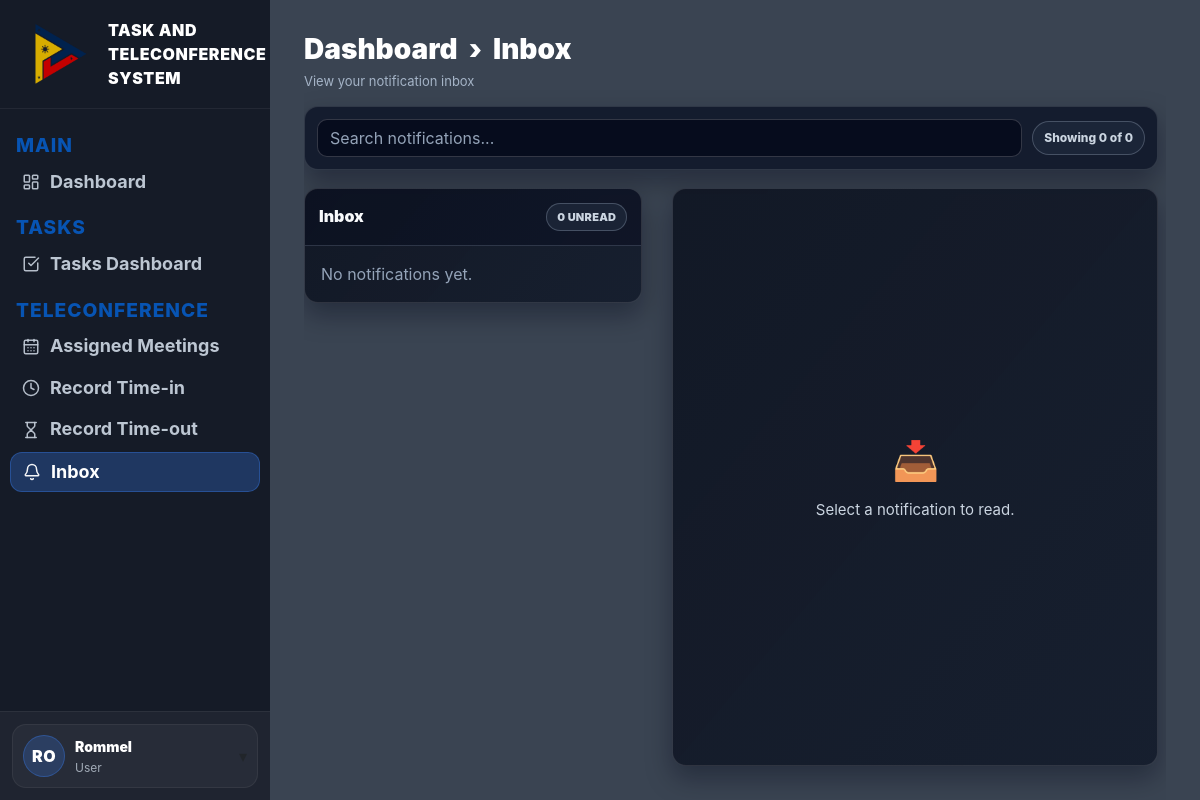
Before: /inbox (signed in) with the older database file.
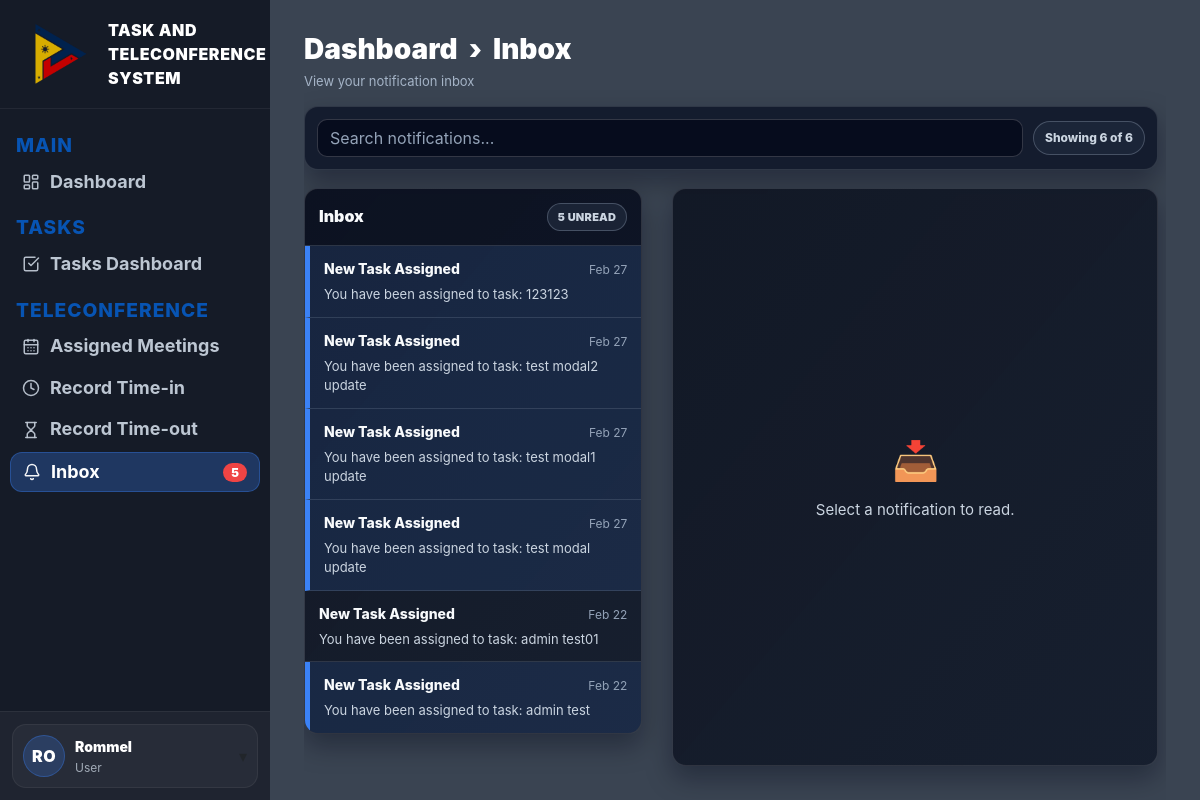
After: the same page with the newer database file.
### website/models.py (models this page shows, shortened)
class User(db.Model, UserMixin):
    id = db.Column(db.Integer, primary_key=True)
    email = db.Column(db.String(150), unique=True)
    password = db.Column(db.String(150))
    firstname = db.Column(db.String(150))
    is_admin = db.Column(db.Boolean, default=False)
    last_login = db.Column(db.DateTime(timezone=True), nullable=True)
    role = db.Column(db.String(20), default="user")
    notes = db.relationship('Note')
    notifications = db.relationship('Notification', lazy=True, cascade="all, delete-orphan")

class Notification(db.Model):
    id = db.Column(db.Integer, primary_key=True)
    title = db.Column(db.String(200), nullable=False)
    message = db.Column(db.String(2000), nullable=False)
    is_read = db.Column(db.Boolean, default=False)
    created_at = db.Column(db.DateTime(timezone=True), default=datetime.utcnow)
    user_id = db.Column(db.Integer, db.ForeignKey('user.id'), nullable=False)

### website/views.py (the view)
@views.route('/inbox')
@login_required
def inbox():
    notifications = Notification.query.filter_by(user_id=current_user.id)\
        .order_by(Notification.created_at.desc()).all()
    unread_count = Notification.query.filter_by(user_id=current_user.id, is_read=False).count()
    return render_template(
        "inbox.html",
        user=current_user,
        notifications=notifications,
        notification_count=unread_count
    )

### website/templates/inbox.html (shortened to what this page needs)
{% extends "base.html" %}
{% block content %}
{% set ns = namespace(total=0, unread=0) %}
{% if notifications %}
  {% for n in notifications %}
    {% set ns.total = ns.total + 1 %}
    {% if not n.is_read %}
      {% set ns.unread = ns.unread + 1 %}
    {% endif %}
  {% endfor %}
{% endif %}
  <main class="main-inner">
    <div class="ib-wrap">
      <div class="td-title">Dashboard &nbsp;&rsaquo;&nbsp; Inbox</div>
      <div class="td-sub">View your notification inbox</div>
      <section class="ib-toolbar" aria-label="Inbox filters">
        <input id="mailSearch" type="text" class="form-control" placeholder="Search notifications..." autocomplete="off">
        <div id="visibleCount" class="ib-visible-count">Showing {{ ns.total }} of {{ ns.total }}</div>
      </section>
      <div class="container-fluid px-0 py-1">
        <div class="row">
          <div class="col-lg-5 col-md-6 mb-3">
            <div class="mail-panel">
              <div class="mail-toolbar">
                <h4 class="mail-title">Inbox</h4>
                <span class="ib-mail-chip">{{ ns.unread }} unread</span>
              </div>
              <div class="mail-list" id="mailList">
                {% if notifications and notifications|length > 0 %}
                  {% for n in notifications %}
                    <button type="button"
                            class="mail-item {% if not n.is_read %}unread{% endif %}"
                            data-title="{{ n.title|e }}"
                            data-message="{{ n.message|e }}"
                            data-date="{{ n.created_at.strftime('%b %d, %Y %I:%M %p') }}"
                            data-id="{{ n.id }}"
                            data-read="{{ 1 if n.is_read else 0 }}">
                      <div class="mail-item-top">
                        <div class="mail-subject">{{ n.title }}</div>
                        <div class="mail-date">{{ n.created_at.strftime('%b %d') }}</div>
                      </div>
                      <div class="mail-preview">{{ n.message }}</div>
                    </button>
                  {% endfor %}
                {% else %}
                  <div class="ib-muted p-3">No notifications yet.</div>
                {% endif %}
              </div>
            </div>
          </div>
          <div class="col-lg-7 col-md-6">
            <div class="reader-panel" id="readerPanel">
              <div class="reader-empty">
                <div class="reader-icon">&#128229;</div>
                <div class="reader-text">Select a notification to read.</div>
              </div>
            </div>
          </div>
        </div>
      </div>
    </div>
  </main>
</div>
{% endblock %}

### website/templates/base.html (shortened to what this page needs)
<!DOCTYPE html>
<html>
<head>
  <link
    rel="stylesheet"
    href="https://stackpath.bootstrapcdn.com/bootstrap/4.4.1/css/bootstrap.min.css"
  />
  <link
    rel="stylesheet"
    href="https://stackpath.bootstrapcdn.com/font-awesome/4.7.0/css/font-awesome.min.css"
  />
  <link rel="stylesheet" href="{{ url_for('static', filename='styles.css') }}">
</head>
<body>
<div class="app-shell">
  <aside class="sidebar-dark">
    <div class="sidebar-brand">
      <img src="{{ url_for('static', filename='assets/PTV_LOGO.png') }}" alt="PTV Logo" class="sidebar-brand-logo">
      <span>TASK AND TELECONFERENCE SYSTEM</span>
    </div>
    <div class="sidebar-nav">
      <div class="sidebar-section">MAIN</div>
      <a class="sidebar-link {% if request.endpoint == 'views.user_dashboard' %}active{% endif %}"
         href="{{ url_for('views.user_dashboard') }}">
        <i data-lucide="layout-dashboard" class="sidebar-icon" aria-hidden="true"></i>
        <span>Dashboard</span>
      </a>
      <div class="sidebar-section">TASKS</div>
      <a class="sidebar-link {% if request.endpoint == 'views.task_dashboard' %}active{% endif %}"
         href="{{ url_for('views.task_dashboard') }}">
        <i data-lucide="check-square" class="sidebar-icon" aria-hidden="true"></i>
        <span>Tasks Dashboard</span>
      </a>
      <div class="sidebar-section">TELECONFERENCE</div>
      <a class="sidebar-link {% if request.endpoint == 'views.assigned_meetings' %}active{% endif %}"
         href="{{ url_for('views.assigned_meetings') }}">
        <i data-lucide="calendar-days" class="sidebar-icon" aria-hidden="true"></i>
        <span>Assigned Meetings</span>
      </a>
      <a class="sidebar-link {% if request.endpoint == 'views.record_timein' %}active{% endif %}"
         href="{{ url_for('views.record_timein') }}">
        <i data-lucide="clock" class="sidebar-icon" aria-hidden="true"></i>
        <span>Record Time-in</span>
      </a>
      <a class="sidebar-link {% if request.endpoint == 'views.record_timeout' %}active{% endif %}"
         href="{{ url_for('views.record_timeout') }}">
        <i data-lucide="hourglass" class="sidebar-icon" aria-hidden="true"></i>
        <span>Record Time-out</span>
      </a>
      <a class="sidebar-link {% if request.endpoint == 'views.inbox' %}active{% endif %}"
         href="{{ url_for('views.inbox') }}">
        <i data-lucide="bell" class="sidebar-icon" aria-hidden="true"></i>
        <span>Inbox</span>
        {% if unread_count and unread_count > 0 %}
          <span class="sidebar-badge">{{ unread_count }}</span>
        {% endif %}
      </a>
    </div>
    {% if current_user.is_authenticated %}
    <div class="sidebar-footer">
      {% set parts = (current_user.firstname or '').split() %}
      {% set first = parts[0] if parts|length > 0 else '' %}
      {% set last = parts[-1] if parts|length > 1 else '' %}
      {% set initials = (first[:1] ~ (last[:1] if last else (first[1:2] if first|length > 1 else ''))).upper() %}
      <div class="user-box" id="userBox">
        <button class="user-trigger" type="button" id="userToggle">
          <div class="user-row">
            <div class="user-avatar">{{ initials }}</div>
            <div>
              <div class="user-name">{{ current_user.firstname }}</div>
              <div class="user-sub">User</div>
            </div>
          </div>
          <div class="caret">▾</div>
        </button>
      </div>
    </div>
    {% endif %}
  </aside>
  <main class="main-area">
    <div class="content-wrap">
      {% block content %}{% endblock %}
    </div>
</body>
</html>

Changed rows visible on the page:
added Notification: title "New Task Assigned", created_at "Feb 27", message "You have been assigned to task: 123123"
added Notification: title "New Task Assigned", created_at "Feb 27", message "You have been assigned to task: test modal2 update"
added Notification: title "New Task Assigned", created_at "Feb 27", message "You have been assigned to task: test modal1 update"
added Notification: title "New Task Assigned", created_at "Feb 27", message "You have been assigned to task: test modal update"
now on this page (row unchanged): Notification: title "New Task Assigned", created_at "Feb 22", message "You have been assigned to task: admin test01", is_read True (drawn)
now on this page (row unchanged): Notification: title "New Task Assigned", created_at "Feb 22", message "You have been assigned to task: admin test"
Other visible differences:
{{ unread_count }}: (not shown) → "5"
text written by a page script: "Showing 0 of 0" → "Showing 6 of 6"
text written by a page script: "0 UNREAD" → "5 UNREAD"
text no longer shown: "No notifications yet."
